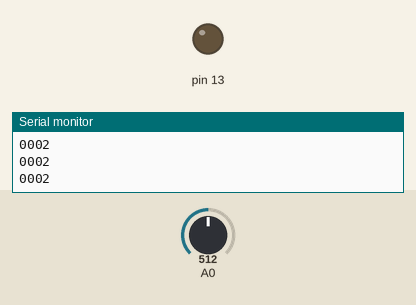
The sketch below on a simulated Arduino Uno, built with avr-gcc and run on an emulated ATmega328P. On the bench: output pins drawn as LEDs (lit = HIGH), the last lines printed to the serial monitor. The inputs (shaded band) are chosen by the test bench; at power-on: A0 = 512.

Above: at 1.3 s.
1.4 s: A0 set to 0
At 1.8 s:
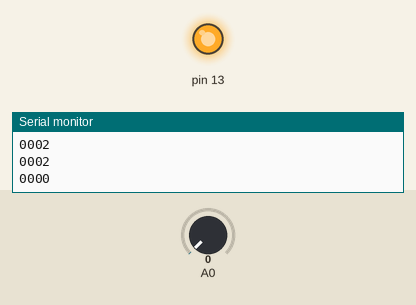
3.0 s: A0 set to 18
At 4.4 s:
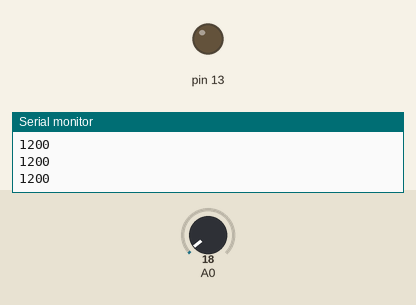
Timing chart, 0 to 6.0 s (numbered marks = the images above; inputs shaded):
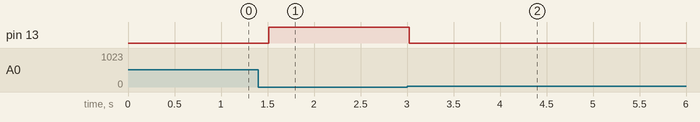

Measured:
- after the input at 1.4 s, pin 13: LOW → HIGH after 0.11 s
- after the input at 3.0 s, pin 13: HIGH → LOW at once

The sketch:

project_code.ino
```cpp
#include <stdint.h>
#include <avr/io.h>
#include <util/delay.h>

 void setupUART(){

    /* Set Baudrate  */
       UBRR0L =(uint8_t) (103 & 0xFF);
    UBRR0H =(uint8_t) (103>>8);


    UCSR0B = (1<<TXEN0); /* Enable  transmitter                 */
 };
  void setupADC(){
     ADMUX |=(1<<REFS0);           //Clear MUX0-MUX3,Important in Multichannel conv
     // ATmega328p ADC Configuration Code
      ADCSRA |= (1<<ADPS2) | (1<<ADPS1) | (1<<ADPS0)|(1<<ADEN);// Select ADC Prescalar to 128,
                                                    // 11.0598MHz/128 = 85KHz

};

 void uartPrint(unsigned char data ){

          while (!( UCSR0A & (1<<UDRE0))); /* Wait for empty transmit buffer*/

            UDR0 =data;
  };
 void uartPrintHex8(uint8_t value){

  uint8_t upper = (value & 0xF0)>>4;
  uint8_t lower = (value & 0x0F);

  upper += upper >9?'A'-10:'0';
  lower += lower>9?'A'-10:'0';

  uartPrint(upper);
  uartPrint(lower);
  };

int main()
{
  setupUART();
  setupADC();
DDRB |= _BV(DDB5);
  uint8_t  ADC_8bit_High_Byte = 0; // unsigned int 8 bit variable to get the ADC High Byte
  uint8_t  ADC_8bit_Low_Byte  = 0; // unsigned int 8 bit variable to get the ADC Low Byte
    while(1) /* Loop the messsage continously */
    {
      ADCSRA |= (1<<ADEN)  | (1<<ADSC);                // Enable ADC and Start the conversion

    while( !(ADCSRA & (1<<ADIF)) );                  // Wait for conversion to finish

    ADC_8bit_Low_Byte   = ADCL;   // Read the 8 bit ADCL first,then ADCH
    ADC_8bit_High_Byte  = ADCH;
 /* print the data*/
       uartPrintHex8(ADC_8bit_Low_Byte);
       uartPrintHex8(ADC_8bit_High_Byte);
        uartPrint('\n');
      if(ADC==0)
        PORTB|=_BV(PORTB5);
       else
        PORTB&=~_BV(PORTB5);
        ADCSRA |= (1<<ADIF);   // Clear ADIF,ADIF is cleared by writing a 1 to ADSCRA (According to ATmega328p datasheet)
      _delay_ms(500);
      }
}//end of main
```
